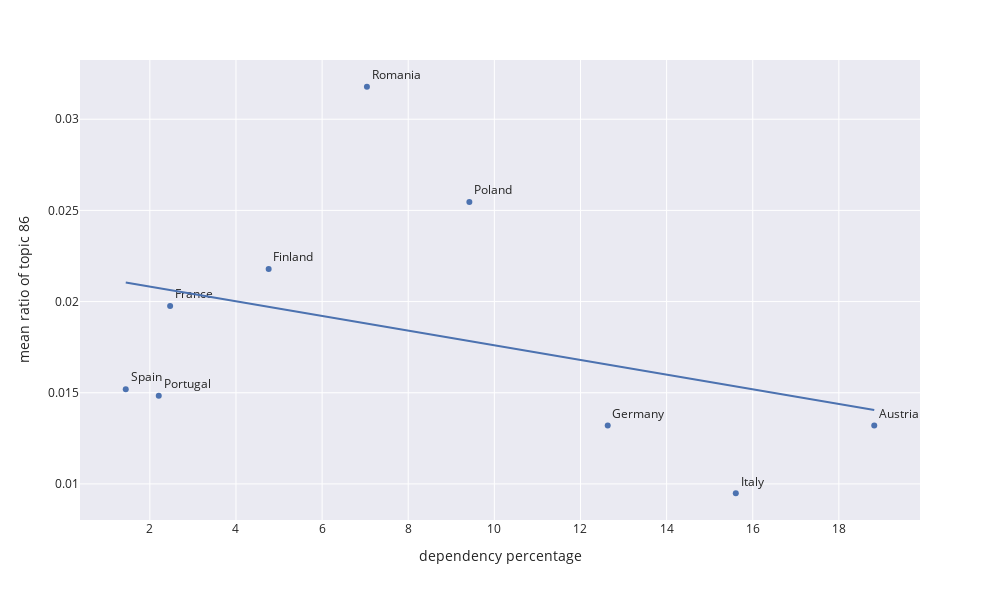

Write notebook code for a chart like this one.
### Code cell
fig = px.scatter(
    df_dependency,
    x='dependecy_percentage',
    y='ratio_of_topic',
    hover_data=['country'],
    text='country',
    template='seaborn',
    trendline="ols",
    width=1000,
    height=600,
)
fig.update_traces(textposition='top right')
fig.update_yaxes(title_text="mean ratio of topic 86")
fig.update_xaxes(title_text="dependency percentage")
fig.write_html('./Plots/dependency_ratio_plot.html')
fig.show()

### Figure 1 — Plotly figure (JSON) as saved in the notebook; plotly's stock layout.template omitted (floating-point values rounded to 4 significant figures)
{"data": [{"customdata": [["Italy"], ["Romania"], ["Germany"], ["Austria"], ["Portugal"], ["Spain"], ["Poland"], ["France"], ["Finland"]], "hovertemplate": "dependecy_percentage=%{x}<br>ratio_of_topic=%{y}<br>country=%{customdata[0]}<extra></extra>", "legendgroup": "", "marker": {"color": "rgb(76,114,176)", "symbol": "circle"}, "mode": "markers+text", "name": "", "orientation": "v", "showlegend": false, "text": ["Italy", "Romania", "Germany", "Austria", "Portugal", "Spain", "Poland", "France", "Finland"], "textposition": "top right", "type": "scatter", "x": [15.61, 7.041, 12.63, 18.82, 2.207, 1.44, 9.419, 2.471, 4.759], "xaxis": "x", "y": [0.009489, 0.03178, 0.01321, 0.01321, 0.01483, 0.01519, 0.02546, 0.01976, 0.02179], "yaxis": "y"}, {"hovertemplate": "<b>OLS trendline</b><br>ratio_of_topic = -0.000402605 * dependecy_percentage + 0.0216295<br>R<sup>2</sup>=0.128713<br><br>dependecy_percentage=%{x}<br>ratio_of_topic=%{y} <b>(trend)</b><extra></extra>", "legendgroup": "", "marker": {"color": "rgb(76,114,176)", "symbol": "circle"}, "mode": "lines", "name": "", "showlegend": false, "textposition": "top right", "type": "scatter", "x": [1.44, 2.207, 2.471, 4.759, 7.041, 9.419, 12.63, 15.61, 18.82], "xaxis": "x", "y": [0.02105, 0.02074, 0.02063, 0.01971, 0.01879, 0.01784, 0.01654, 0.01535, 0.01405], "yaxis": "y"}], "layout": {"height": 600, "legend": {"tracegroupgap": 0}, "margin": {"t": 60}, "width": 1000, "xaxis": {"anchor": "y", "autorange": true, "domain": [0, 1], "range": [0.378, 19.88], "title": {"text": "dependency percentage"}, "type": "linear"}, "yaxis": {"anchor": "x", "autorange": true, "domain": [0, 1], "range": [0.008022, 0.03325], "title": {"text": "mean ratio of topic 86"}, "type": "linear"}}}
